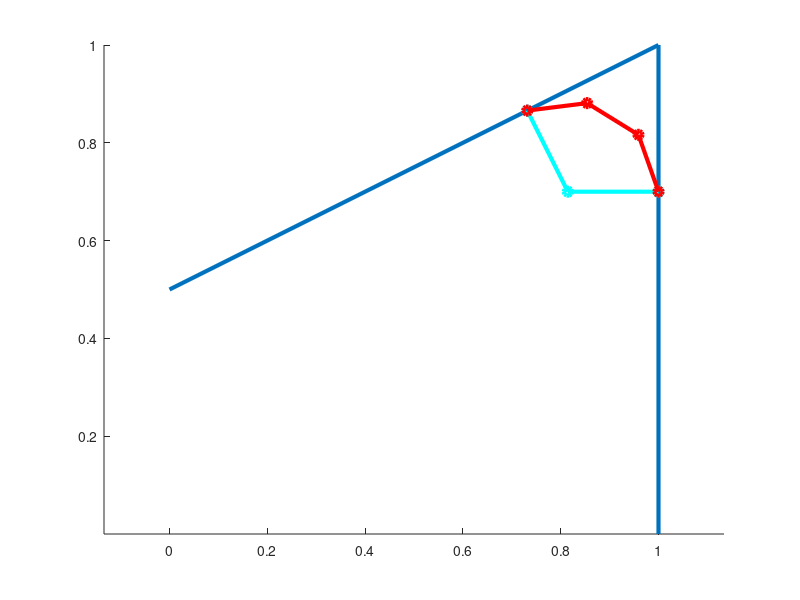

Source code (MATLAB):
clf;
p1 = [1, 0]
p2 = [1, 1]
p3 = [0, 0.5]

rotation_p90 = [cos(pi/2)  -sin(pi/2) ; sin(pi/2)  cos(pi/2)]
rotation_m90 = [cos(-pi/2)  -sin(-pi/2) ; sin(-pi/2)  cos(-pi/2)]

v1 = p2 - p1;
v2 = p2 - p3;

v1n = v1 / norm(v1);
v2n = v2 / norm(v2);

angle = acos(dot(v1n, v2n))

deg_angle = angle / pi * 180

l_down = tan(angle / 2) * 0.3;

interpolate_angle = 0.01 * pi;

v1_m = p2 - (v1n*0.3) - (v1n*l_down*rotation_p90);

counter_angle = pi - angle;

rotate_rad = (p2-v1n*0.3) - v1_m;

len_interpol = floor(counter_angle / interpolate_angle)
len_interpol = 3
interpol = zeros(len_interpol, 2);
j = 1;
for i = 0:counter_angle / len_interpol:counter_angle
    rot = [cos(i)  -sin(i) ; sin(i)  cos(i)];
    interpol(j, :) = rot * rotate_rad';
    j = j + 1;
end

interpol = interpol + repmat(v1_m, len_interpol + 1, 1)

hold on
axis equal
plot([p1(1), p2(1), p3(1)]', [p1(2), p2(2), p3(2)]', 'LineWidth', 3)
pv = [p2 - (v1n*0.3); v1_m; p2 - (v2n*0.3)];
plot(pv(:,1), pv(:,2), '-oc', 'LineWidth', 3);
plot(interpol(:,1), interpol(:,2), '-or', 'LineWidth', 3);
